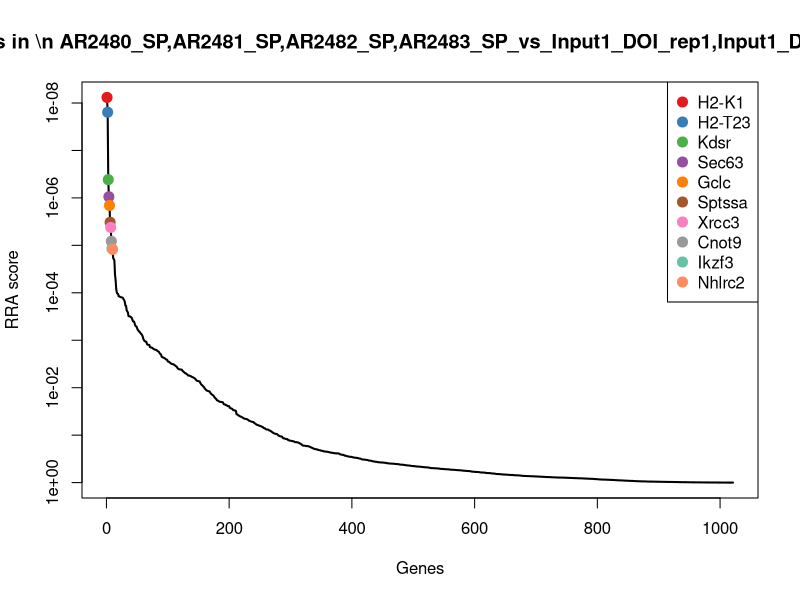
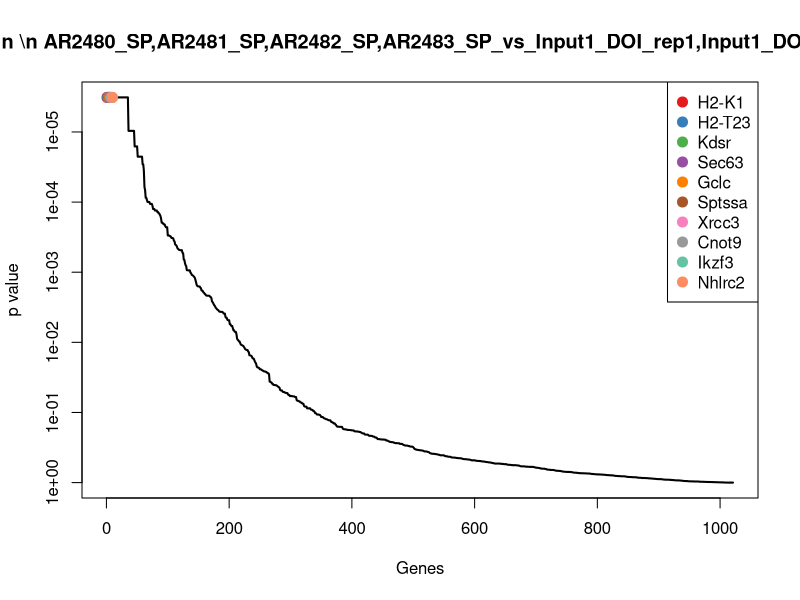
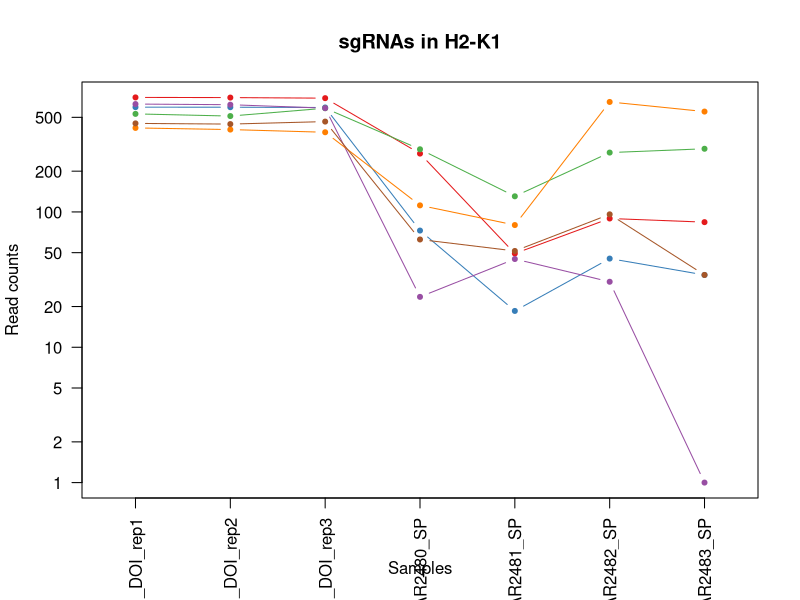
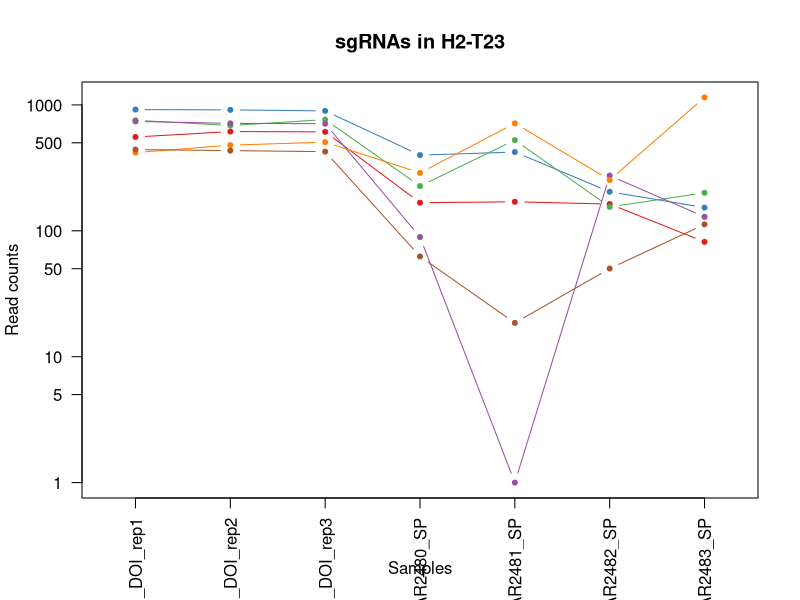
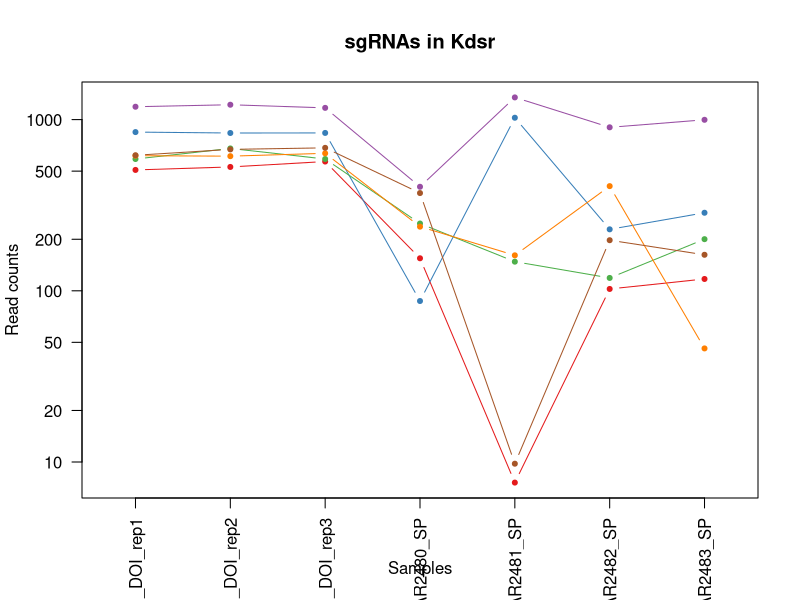
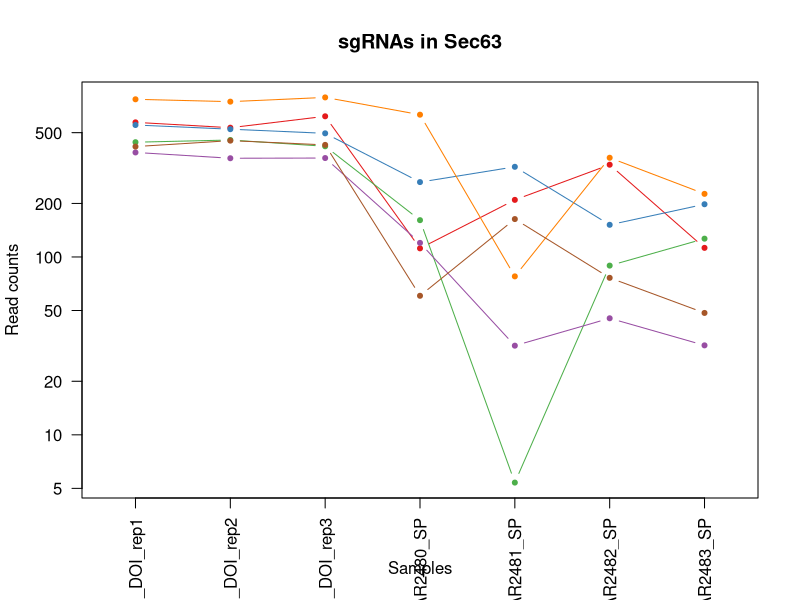
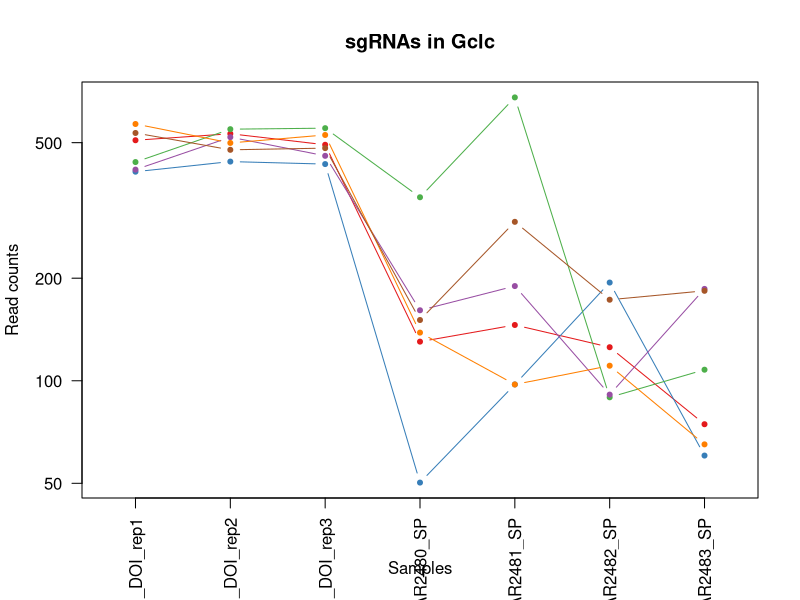
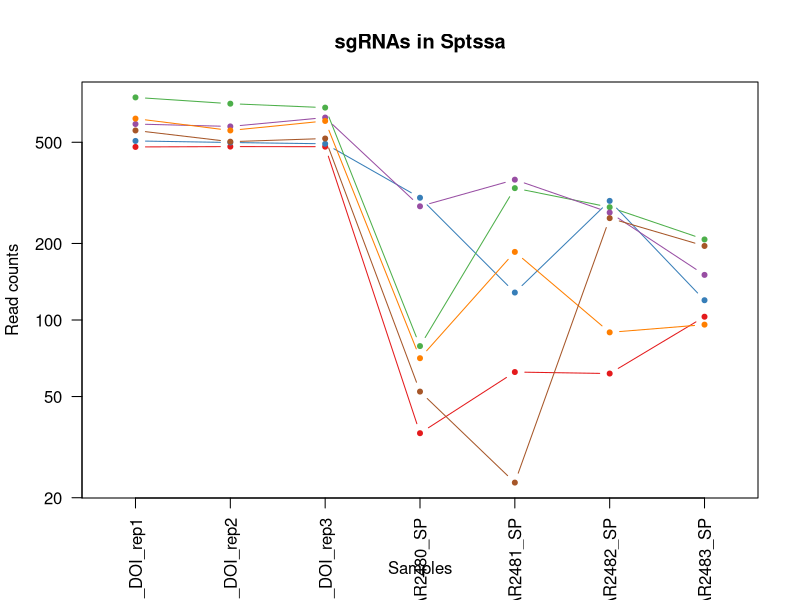

R code for these plots, in order: (Note: this script raises an error after producing the figures.)
pdf(file='SP_cd19.15m_v_Input1_DOI.pdf',width=4.5,height=4.5);
gstable=read.table('SP_cd19.15m_v_Input1_DOI.gene_summary.txt',header=T)
# 
#
# parameters
# Do not modify the variables beginning with "__"

# gstablename='__GENE_SUMMARY_FILE__'
startindex=3
# outputfile='__OUTPUT_FILE__'
targetgenelist=c("H2-K1","H2-T23","Kdsr","Sec63","Gclc","Sptssa","Xrcc3","Cnot9","Ikzf3","Nhlrc2")
# samplelabel=sub('.\\w+.\\w+$','',colnames(gstable)[startindex]);
samplelabel='AR2480_SP,AR2481_SP,AR2482_SP,AR2483_SP_vs_Input1_DOI_rep1,Input1_DOI_rep2,Input1_DOI_rep3 neg.'


# You need to write some codes in front of this code:
# gstable=read.table(gstablename,header=T)
# pdf(file=outputfile,width=6,height=6)


# set up color using RColorBrewer
#library(RColorBrewer)
#colors <- brewer.pal(length(targetgenelist), "Set1")

colors=c( "#E41A1C", "#377EB8", "#4DAF4A", "#984EA3", "#FF7F00",  "#A65628", "#F781BF",
          "#999999", "#66C2A5", "#FC8D62", "#8DA0CB", "#E78AC3", "#A6D854", "#FFD92F", "#E5C494", "#B3B3B3", 
          "#8DD3C7", "#FFFFB3", "#BEBADA", "#FB8072", "#80B1D3", "#FDB462", "#B3DE69", "#FCCDE5",
          "#D9D9D9", "#BC80BD", "#CCEBC5", "#FFED6F")

######
# function definition

plotrankedvalues<-function(val, tglist, ...){
  
  plot(val,log='y',ylim=c(max(val),min(val)),type='l',lwd=2, ...)
  if(length(tglist)>0){
    for(i in 1:length(tglist)){
      targetgene=tglist[i];
      tx=which(names(val)==targetgene);ty=val[targetgene];
      points(tx,ty,col=colors[(i %% length(colors)) ],cex=2,pch=20)
      # text(tx+50,ty,targetgene,col=colors[i])
    }
    legend('topright',tglist,pch=20,pt.cex = 2,cex=1,col=colors)
  }
}



plotrandvalues<-function(val,targetgenelist, ...){
  # choose the one with the best distance distribution
  
  mindiffvalue=0;
  randval=val;
  for(i in 1:20){
    randval0=sample(val)
    vindex=sort(which(names(randval0) %in% targetgenelist))
    if(max(vindex)>0.9*length(val)){
      # print('pass...')
      next;
    }
    mindiffind=min(diff(vindex));
    if (mindiffind > mindiffvalue){
      mindiffvalue=mindiffind;
      randval=randval0;
      # print(paste('Diff: ',mindiffvalue))
    }
  }
  plot(randval,log='y',ylim=c(max(randval),min(randval)),pch=20,col='grey', ...)
  
  if(length(targetgenelist)>0){
    for(i in 1:length(targetgenelist)){
      targetgene=targetgenelist[i];
      tx=which(names(randval)==targetgene);ty=randval[targetgene];
      points(tx,ty,col=colors[(i %% length(colors)) ],cex=2,pch=20)
      text(tx+50,ty,targetgene,col=colors[i])
    }
  }
  
}




# set.seed(1235)



pvec=gstable[,startindex]
names(pvec)=gstable[,'id']
pvec=sort(pvec);

plotrankedvalues(pvec,targetgenelist,xlab='Genes',ylab='RRA score',main=paste('Distribution of RRA scores in \\n',samplelabel))

# plotrandvalues(pvec,targetgenelist,xlab='Genes',ylab='RRA score',main=paste('Distribution of RRA scores in \\n',samplelabel))


pvec=gstable[,startindex+1]
names(pvec)=gstable[,'id']
pvec=sort(pvec);

plotrankedvalues(pvec,targetgenelist,xlab='Genes',ylab='p value',main=paste('Distribution of p values in \\n',samplelabel))

# plotrandvalues(pvec,targetgenelist,xlab='Genes',ylab='p value',main=paste('Distribution of p values in \\n',samplelabel))



# you need to write after this code:
# dev.off()






# parameters
# Do not modify the variables beginning with "__"
targetmat=list(c(700.6369302081871,698.5217822163703,691.6565664658984,268.77496778464365,48.264309710513615,88.42257048600776,83.0339734180664),c(593.4176236430732,592.8323995158065,590.0436744801215,71.81010589666052,17.550658076550405,44.21128524300388,33.21358936722656),c(529.0860397040047,509.8196659770494,582.8102143726594,289.29214089797523,129.43610331455923,273.454986503024,291.80510658349044),c(625.5834156126074,618.7485699864428,583.4991153352748,22.568890424664733,43.876645191376014,29.474190162002586,0.0),c(416.50576781063506,404.94016360369295,386.8178905085677,110.7927348119905,78.97796134447682,648.4321835640569,550.3966237997544),c(449.90870562515136,444.62429963685486,463.97479832149656,61.55151933999473,50.458141970082416,94.97239052200833,33.21358936722656))
targetgene="H2-K1"
collabel=c("Input1_DOI_rep1","Input1_DOI_rep2","Input1_DOI_rep3","AR2480_SP","AR2481_SP","AR2482_SP","AR2483_SP")

# set up color using RColorBrewer
#library(RColorBrewer)
#colors <- brewer.pal(length(targetgenelist), "Set1")

colors=c( "#E41A1C", "#377EB8", "#4DAF4A", "#984EA3", "#FF7F00",  "#A65628", "#F781BF",
          "#999999", "#66C2A5", "#FC8D62", "#8DA0CB", "#E78AC3", "#A6D854", "#FFD92F", "#E5C494", "#B3B3B3", 
          "#8DD3C7", "#FFFFB3", "#BEBADA", "#FB8072", "#80B1D3", "#FDB462", "#B3DE69", "#FCCDE5",
          "#D9D9D9", "#BC80BD", "#CCEBC5", "#FFED6F")


## code

targetmatvec=unlist(targetmat)+1
yrange=range(targetmatvec[targetmatvec>0]);
# yrange[1]=1; # set the minimum value to 1
for(i in 1:length(targetmat)){
  vali=targetmat[[i]]+1;
  if(i==1){
    plot(1:length(vali),vali,type='b',las=1,pch=20,main=paste('sgRNAs in',targetgene),ylab='Read counts',xlab='Samples',xlim=c(0.7,length(vali)+0.3),ylim = yrange,col=colors[(i %% length(colors))],xaxt='n',log='y')
    axis(1,at=1:length(vali),labels=(collabel),las=2)
    # lines(0:100,rep(1,101),col='black');
  }else{
    lines(1:length(vali),vali,type='b',pch=20,col=colors[(i %% length(colors))])
  }
}




# parameters
# Do not modify the variables beginning with "__"
targetmat=list(c(555.0661024486285,613.0794076959911,609.6773519146615,166.18910221798575,168.92508398679766,162.10804589101423,80.66157417755021),c(917.137453080052,911.9252484355166,894.8823504374523,398.03315839863257,421.21579383720973,203.04442111601782,151.8335513930357),c(753.8342015424167,685.1587568174484,763.3022665779038,225.68890424664733,524.3259100369434,153.9207708460135,199.28153620335934),c(738.163687505977,712.6946879424996,707.8457390873612,88.22384438732577,0.0,273.454986503024,128.10955898787387),c(416.91814975896244,478.2343332159614,504.96440559711505,287.24042358664207,712.9954843598603,252.16807138602212,1145.8688331693163),c(440.8363027619494,432.47609472874404,424.36299297110895,61.55151933999473,17.550658076550405,49.12365027000431,111.50276430426058))
targetgene="H2-T23"
collabel=c("Input1_DOI_rep1","Input1_DOI_rep2","Input1_DOI_rep3","AR2480_SP","AR2481_SP","AR2482_SP","AR2483_SP")

# set up color using RColorBrewer
#library(RColorBrewer)
#colors <- brewer.pal(length(targetgenelist), "Set1")

colors=c( "#E41A1C", "#377EB8", "#4DAF4A", "#984EA3", "#FF7F00",  "#A65628", "#F781BF",
          "#999999", "#66C2A5", "#FC8D62", "#8DA0CB", "#E78AC3", "#A6D854", "#FFD92F", "#E5C494", "#B3B3B3", 
          "#8DD3C7", "#FFFFB3", "#BEBADA", "#FB8072", "#80B1D3", "#FDB462", "#B3DE69", "#FCCDE5",
          "#D9D9D9", "#BC80BD", "#CCEBC5", "#FFED6F")


## code

targetmatvec=unlist(targetmat)+1
yrange=range(targetmatvec[targetmatvec>0]);
# yrange[1]=1; # set the minimum value to 1
for(i in 1:length(targetmat)){
  vali=targetmat[[i]]+1;
  if(i==1){
    plot(1:length(vali),vali,type='b',las=1,pch=20,main=paste('sgRNAs in',targetgene),ylab='Read counts',xlab='Samples',xlim=c(0.7,length(vali)+0.3),ylim = yrange,col=colors[(i %% length(colors))],xaxt='n',log='y')
    axis(1,at=1:length(vali),labels=(collabel),las=2)
    # lines(0:100,rep(1,101),col='black');
  }else{
    lines(1:length(vali),vali,type='b',pch=20,col=colors[(i %% length(colors))])
  }
}




# parameters
# Do not modify the variables beginning with "__"
targetmat=list(c(507.2297964426546,528.0419733392156,567.9988436764276,153.87879834998682,6.581496778706402,101.52221055800891,116.24756278529296),c(844.5582301744363,834.1767370236075,834.9479666899092,86.17212707599262,1024.5196652186298,227.60624625101997,284.68790886194193),c(587.6442763664901,677.4648937089783,587.6325211109674,246.2060773599789,146.98676139110964,117.89676064801034,199.28153620335934),c(1188.0723931311284,1220.4896531015306,1170.0982850023192,404.188310332632,1347.0130073752437,900.600254950079,996.4076810167967),c(614.4491030077686,610.649766714369,634.4777865688171,235.94749080331312,160.14975494852246,407.72629724103575,45.07558556980747),c(618.1605405427149,668.9611502733007,683.0453044332054,371.3608333513015,8.775329038275203,196.49460108001725,161.32314835510041))
targetgene="Kdsr"
collabel=c("Input1_DOI_rep1","Input1_DOI_rep2","Input1_DOI_rep3","AR2480_SP","AR2481_SP","AR2482_SP","AR2483_SP")

# set up color using RColorBrewer
#library(RColorBrewer)
#colors <- brewer.pal(length(targetgenelist), "Set1")

colors=c( "#E41A1C", "#377EB8", "#4DAF4A", "#984EA3", "#FF7F00",  "#A65628", "#F781BF",
          "#999999", "#66C2A5", "#FC8D62", "#8DA0CB", "#E78AC3", "#A6D854", "#FFD92F", "#E5C494", "#B3B3B3", 
          "#8DD3C7", "#FFFFB3", "#BEBADA", "#FB8072", "#80B1D3", "#FDB462", "#B3DE69", "#FCCDE5",
          "#D9D9D9", "#BC80BD", "#CCEBC5", "#FFED6F")


## code

targetmatvec=unlist(targetmat)+1
yrange=range(targetmatvec[targetmatvec>0]);
# yrange[1]=1; # set the minimum value to 1
for(i in 1:length(targetmat)){
  vali=targetmat[[i]]+1;
  if(i==1){
    plot(1:length(vali),vali,type='b',las=1,pch=20,main=paste('sgRNAs in',targetgene),ylab='Read counts',xlab='Samples',xlim=c(0.7,length(vali)+0.3),ylim = yrange,col=colors[(i %% length(colors))],xaxt='n',log='y')
    axis(1,at=1:length(vali),labels=(collabel),las=2)
    # lines(0:100,rep(1,101),col='black');
  }else{
    lines(1:length(vali),vali,type='b',pch=20,col=colors[(i %% length(colors))])
  }
}




# parameters
# Do not modify the variables beginning with "__"
targetmat=list(c(570.324234536741,532.0913749752525,616.9108120221235,110.7927348119905,208.41406465903606,329.1284568090289,111.50276430426058),c(550.9422829653549,521.9678708851602,494.6308911578835,262.61981585064416,320.2995098970449,150.6458608280132,196.90913696284315),c(440.8363027619494,453.5329832361361,418.16288430757004,160.0339502839863,4.387664519137601,88.42257048600776,125.73715974735768),c(385.9895036344103,357.96710462566455,358.9174015226425,118.99960405732314,30.71365163396321,44.21128524300388,30.841190126710373),c(769.0923336305292,745.8997813580024,788.1027012320595,629.8772145792793,76.78412908490802,360.2401019800316,225.37792784903735),c(416.50576781063506,449.88852176370284,425.7407948963399,59.49980202866157,162.34358720809126,75.3229304140066,47.44798481032365))
targetgene="Sec63"
collabel=c("Input1_DOI_rep1","Input1_DOI_rep2","Input1_DOI_rep3","AR2480_SP","AR2481_SP","AR2482_SP","AR2483_SP")

# set up color using RColorBrewer
#library(RColorBrewer)
#colors <- brewer.pal(length(targetgenelist), "Set1")

colors=c( "#E41A1C", "#377EB8", "#4DAF4A", "#984EA3", "#FF7F00",  "#A65628", "#F781BF",
          "#999999", "#66C2A5", "#FC8D62", "#8DA0CB", "#E78AC3", "#A6D854", "#FFD92F", "#E5C494", "#B3B3B3", 
          "#8DD3C7", "#FFFFB3", "#BEBADA", "#FB8072", "#80B1D3", "#FDB462", "#B3DE69", "#FCCDE5",
          "#D9D9D9", "#BC80BD", "#CCEBC5", "#FFED6F")


## code

targetmatvec=unlist(targetmat)+1
yrange=range(targetmatvec[targetmatvec>0]);
# yrange[1]=1; # set the minimum value to 1
for(i in 1:length(targetmat)){
  vali=targetmat[[i]]+1;
  if(i==1){
    plot(1:length(vali),vali,type='b',las=1,pch=20,main=paste('sgRNAs in',targetgene),ylab='Read counts',xlab='Samples',xlim=c(0.7,length(vali)+0.3),ylim = yrange,col=colors[(i %% length(colors))],xaxt='n',log='y')
    axis(1,at=1:length(vali),labels=(collabel),las=2)
    # lines(0:100,rep(1,101),col='black');
  }else{
    lines(1:length(vali),vali,type='b',pch=20,col=colors[(i %% length(colors))])
  }
}




# parameters
# Do not modify the variables beginning with "__"
targetmat=list(c(507.2297964426546,530.066674157234,491.8752873074218,129.25819061398892,144.79292913154086,124.44658068401091,73.54437645600166),c(409.9076566373973,438.95513734640315,431.5964530785711,49.24121547199578,96.52861942102723,193.21969106201695,59.309981012904565),c(437.5372471753305,546.6692208649855,550.4318691297339,344.6885083039705,677.8941682067594,88.42257048600776,106.75796582322822),c(415.68100391398036,517.9184692491233,456.3968877327268,160.0339502839863,188.66957432291684,90.0600254950079,185.04714076026224),c(566.2004150534673,498.0764012325423,525.6314344755782,137.46505985932154,96.52861942102723,109.70948560300963,64.05477949393693),c(532.797477238951,475.39975207073553,480.8528719055748,149.7753637273205,291.77969052265047,171.93277594501507,182.67474151974608))
targetgene="Gclc"
collabel=c("Input1_DOI_rep1","Input1_DOI_rep2","Input1_DOI_rep3","AR2480_SP","AR2481_SP","AR2482_SP","AR2483_SP")

# set up color using RColorBrewer
#library(RColorBrewer)
#colors <- brewer.pal(length(targetgenelist), "Set1")

colors=c( "#E41A1C", "#377EB8", "#4DAF4A", "#984EA3", "#FF7F00",  "#A65628", "#F781BF",
          "#999999", "#66C2A5", "#FC8D62", "#8DA0CB", "#E78AC3", "#A6D854", "#FFD92F", "#E5C494", "#B3B3B3", 
          "#8DD3C7", "#FFFFB3", "#BEBADA", "#FB8072", "#80B1D3", "#FDB462", "#B3DE69", "#FCCDE5",
          "#D9D9D9", "#BC80BD", "#CCEBC5", "#FFED6F")


## code

targetmatvec=unlist(targetmat)+1
yrange=range(targetmatvec[targetmatvec>0]);
# yrange[1]=1; # set the minimum value to 1
for(i in 1:length(targetmat)){
  vali=targetmat[[i]]+1;
  if(i==1){
    plot(1:length(vali),vali,type='b',las=1,pch=20,main=paste('sgRNAs in',targetgene),ylab='Read counts',xlab='Samples',xlim=c(0.7,length(vali)+0.3),ylim = yrange,col=colors[(i %% length(colors))],xaxt='n',log='y')
    axis(1,at=1:length(vali),labels=(collabel),las=2)
    # lines(0:100,rep(1,101),col='black');
  }else{
    lines(1:length(vali),vali,type='b',pch=20,col=colors[(i %% length(colors))])
  }
}




# parameters
# Do not modify the variables beginning with "__"
targetmat=list(c(478.3630600597393,479.8540938703761,479.4750699803439,34.879194292663676,61.42730326792642,60.58583533300531,102.01316734219586),c(505.1678867010178,498.0764012325423,492.2197377887295,301.60244476597416,127.24227105499044,293.1044466110257,118.61996202580913),c(749.7103820591432,708.2403461428589,683.3897549145131,77.96525783065998,329.0748389353201,276.7298965210243,206.3987339249079),c(588.8814222114722,576.229852808055,624.4887226108933,279.0335543413094,355.4008260501457,263.63025644902314,149.4611521525195),c(618.5729224910422,555.5779044642667,605.5439461389689,69.75838858532735,184.28190980377926,88.42257048600776,94.8959696206473),c(555.4784843969559,501.72086270497556,516.3312714802697,51.292932783328936,21.938322595688007,250.53061637702197,194.536737722327))
targetgene="Sptssa"
collabel=c("Input1_DOI_rep1","Input1_DOI_rep2","Input1_DOI_rep3","AR2480_SP","AR2481_SP","AR2482_SP","AR2483_SP")

# set up color using RColorBrewer
#library(RColorBrewer)
#colors <- brewer.pal(length(targetgenelist), "Set1")

colors=c( "#E41A1C", "#377EB8", "#4DAF4A", "#984EA3", "#FF7F00",  "#A65628", "#F781BF",
          "#999999", "#66C2A5", "#FC8D62", "#8DA0CB", "#E78AC3", "#A6D854", "#FFD92F", "#E5C494", "#B3B3B3", 
          "#8DD3C7", "#FFFFB3", "#BEBADA", "#FB8072", "#80B1D3", "#FDB462", "#B3DE69", "#FCCDE5",
          "#D9D9D9", "#BC80BD", "#CCEBC5", "#FFED6F")


## code

targetmatvec=unlist(targetmat)+1
yrange=range(targetmatvec[targetmatvec>0]);
# yrange[1]=1; # set the minimum value to 1
for(i in 1:length(targetmat)){
  vali=targetmat[[i]]+1;
  if(i==1){
    plot(1:length(vali),vali,type='b',las=1,pch=20,main=paste('sgRNAs in',targetgene),ylab='Read counts',xlab='Samples',xlim=c(0.7,length(vali)+0.3),ylim = yrange,col=colors[(i %% length(colors))],xaxt='n',log='y')
    axis(1,at=1:length(vali),labels=(collabel),las=2)
    # lines(0:100,rep(1,101),col='black');
  }else{
    lines(1:length(vali),vali,type='b',pch=20,col=colors[(i %% length(colors))])
  }
}




# parameters
# Do not modify the variables beginning with "__"
targetmat=list(c(288.66736382915303,240.53445718059362,283.4827461162522,88.22384438732577,57.03963874878882,76.96038542300676,2.3723992405161827),c(425.57817067383706,470.9454102710949,449.1634276252647,151.82708103865366,98.72245168059604,212.86915117001868,301.2947035455552),c(630.9443809408631,640.2103986574385,659.6226717042806,293.3955755206415,35.10131615310081,252.16807138602212,177.9299430387137),c(235.4700924949234,229.6010727632939,268.3269249387126,59.49980202866157,8.775329038275203,1.6374550090001436,26.09639164567801),c(459.3934904366807,468.11082912586903,416.09618141972373,129.25819061398892,333.4625034544577,112.98439562100991,196.90913696284315),c(698.5750204665503,612.6744675323874,710.6013429378229,147.72364641598733,10.969161297844003,211.23169616101853,189.7919392412946))
targetgene="Xrcc3"
collabel=c("Input1_DOI_rep1","Input1_DOI_rep2","Input1_DOI_rep3","AR2480_SP","AR2481_SP","AR2482_SP","AR2483_SP")

# set up color using RColorBrewer
#library(RColorBrewer)
#colors <- brewer.pal(length(targetgenelist), "Set1")

colors=c( "#E41A1C", "#377EB8", "#4DAF4A", "#984EA3", "#FF7F00",  "#A65628", "#F781BF",
          "#999999", "#66C2A5", "#FC8D62", "#8DA0CB", "#E78AC3", "#A6D854", "#FFD92F", "#E5C494", "#B3B3B3", 
          "#8DD3C7", "#FFFFB3", "#BEBADA", "#FB8072", "#80B1D3", "#FDB462", "#B3DE69", "#FCCDE5",
          "#D9D9D9", "#BC80BD", "#CCEBC5", "#FFED6F")


## code

targetmatvec=unlist(targetmat)+1
yrange=range(targetmatvec[targetmatvec>0]);
# yrange[1]=1; # set the minimum value to 1
for(i in 1:length(targetmat)){
  vali=targetmat[[i]]+1;
  if(i==1){
    plot(1:length(vali),vali,type='b',las=1,pch=20,main=paste('sgRNAs in',targetgene),ylab='Read counts',xlab='Samples',xlim=c(0.7,length(vali)+0.3),ylim = yrange,col=colors[(i %% length(colors))],xaxt='n',log='y')
    axis(1,at=1:length(vali),labels=(collabel),las=2)
    # lines(0:100,rep(1,101),col='black');
  }else{
    lines(1:length(vali),vali,type='b',pch=20,col=colors[(i %% length(colors))])
  }
}




# parameters
# Do not modify the variables beginning with "__"
targetmat=list(c(477.53829616308457,417.49330867540743,452.9523829196496,36.93091160399683,655.9558456110714,347.14046190803043,130.48195822839006),c(616.098630801078,625.2276126041019,586.2547191857366,24.62060773599789,50.458141970082416,258.7178914220227,137.5991559499386),c(425.9905526221644,381.04869395107505,350.995040452565,55.39636740599525,212.80172917817367,55.67347030600488,37.95838784825892),c(420.21720534558136,448.2687611092881,454.6746353261882,28.724042358664207,83.36562586361443,73.68547540500646,180.3023422792299),c(316.7093363154136,362.4214464253052,337.90592216287166,110.7927348119905,144.79292913154086,45.84874025200402,144.71635367148716),c(488.67260876792335,485.11831599722416,540.7872556531178,75.91354051932683,41.68281293180721,235.79352129602069,120.99236126632532))
targetgene="Cnot9"
collabel=c("Input1_DOI_rep1","Input1_DOI_rep2","Input1_DOI_rep3","AR2480_SP","AR2481_SP","AR2482_SP","AR2483_SP")

# set up color using RColorBrewer
#library(RColorBrewer)
#colors <- brewer.pal(length(targetgenelist), "Set1")

colors=c( "#E41A1C", "#377EB8", "#4DAF4A", "#984EA3", "#FF7F00",  "#A65628", "#F781BF",
          "#999999", "#66C2A5", "#FC8D62", "#8DA0CB", "#E78AC3", "#A6D854", "#FFD92F", "#E5C494", "#B3B3B3", 
          "#8DD3C7", "#FFFFB3", "#BEBADA", "#FB8072", "#80B1D3", "#FDB462", "#B3DE69", "#FCCDE5",
          "#D9D9D9", "#BC80BD", "#CCEBC5", "#FFED6F")


## code

targetmatvec=unlist(targetmat)+1
yrange=range(targetmatvec[targetmatvec>0]);
# yrange[1]=1; # set the minimum value to 1
for(i in 1:length(targetmat)){
  vali=targetmat[[i]]+1;
  if(i==1){
    plot(1:length(vali),vali,type='b',las=1,pch=20,main=paste('sgRNAs in',targetgene),ylab='Read counts',xlab='Samples',xlim=c(0.7,length(vali)+0.3),ylim = yrange,col=colors[(i %% length(colors))],xaxt='n',log='y')
    axis(1,at=1:length(vali),labels=(collabel),las=2)
    # lines(0:100,rep(1,101),col='black');
  }else{
    lines(1:length(vali),vali,type='b',pch=20,col=colors[(i %% length(colors))])
  }
}




# parameters
# Do not modify the variables beginning with "__"
targetmat=list(c(523.3126924274217,603.7657839331061,574.5434028212742,55.39636740599525,318.1056776374761,301.2917216560264,45.07558556980747),c(663.5225548587246,648.7141420931162,696.1344227228988,295.44729283197466,467.2862712881545,158.83313587301393,213.51593164645644),c(414.4438580689983,406.154984094504,415.0628299758006,125.1547559913226,236.93388403343047,99.88475554900876,223.00552860852116),c(733.2151041260487,700.5464830343888,792.2361070077521,270.8266850959768,210.60789691860487,474.86195261004167,142.34395443097097),c(443.3105944519136,475.8046922343392,457.43023917664993,108.74101750065735,151.37442591024725,507.61105279004454,239.61232329213445),c(540.6327342571709,573.3952716628293,521.1535782185779,125.1547559913226,138.21143235283444,147.3709508100129,104.38556658271204))
targetgene="Ikzf3"
collabel=c("Input1_DOI_rep1","Input1_DOI_rep2","Input1_DOI_rep3","AR2480_SP","AR2481_SP","AR2482_SP","AR2483_SP")

# set up color using RColorBrewer
#library(RColorBrewer)
#colors <- brewer.pal(length(targetgenelist), "Set1")

colors=c( "#E41A1C", "#377EB8", "#4DAF4A", "#984EA3", "#FF7F00",  "#A65628", "#F781BF",
          "#999999", "#66C2A5", "#FC8D62", "#8DA0CB", "#E78AC3", "#A6D854", "#FFD92F", "#E5C494", "#B3B3B3", 
          "#8DD3C7", "#FFFFB3", "#BEBADA", "#FB8072", "#80B1D3", "#FDB462", "#B3DE69", "#FCCDE5",
          "#D9D9D9", "#BC80BD", "#CCEBC5", "#FFED6F")


## code

targetmatvec=unlist(targetmat)+1
yrange=range(targetmatvec[targetmatvec>0]);
# yrange[1]=1; # set the minimum value to 1
for(i in 1:length(targetmat)){
  vali=targetmat[[i]]+1;
  if(i==1){
    plot(1:length(vali),vali,type='b',las=1,pch=20,main=paste('sgRNAs in',targetgene),ylab='Read counts',xlab='Samples',xlim=c(0.7,length(vali)+0.3),ylim = yrange,col=colors[(i %% length(colors))],xaxt='n',log='y')
    axis(1,at=1:length(vali),labels=(collabel),las=2)
    # lines(0:100,rep(1,101),col='black');
  }else{
    lines(1:length(vali),vali,type='b',pch=20,col=colors[(i %% length(colors))])
  }
}




# parameters
# Do not modify the variables beginning with "__"
targetmat=list(c(523.3126924274217,547.8840413557965,553.1874729801956,61.55151933999473,210.60789691860487,109.70948560300963,128.10955898787387),c(628.8824711992262,625.2276126041019,649.9780582276645,301.60244476597416,594.528542343145,879.3133398330772,671.3889850660797),c(295.6778569507182,304.5150030299771,294.8496119994069,133.36162523665524,48.264309710513615,129.35894571101136,73.54437645600166),c(454.032525108425,504.5554438502014,500.83099982142244,2.0517173113331575,41.68281293180721,111.34694061200976,0.0),c(759.1951668706724,830.1273353875705,777.0802858302126,256.46466391664467,105.30394845930243,378.2521070790332,277.57071114039337),c(549.2927551720455,547.8840413557965,535.620498433502,129.25819061398892,168.92508398679766,178.48259598101566,52.19278329135602))
targetgene="Nhlrc2"
collabel=c("Input1_DOI_rep1","Input1_DOI_rep2","Input1_DOI_rep3","AR2480_SP","AR2481_SP","AR2482_SP","AR2483_SP")

# set up color using RColorBrewer
#library(RColorBrewer)
#colors <- brewer.pal(length(targetgenelist), "Set1")

colors=c( "#E41A1C", "#377EB8", "#4DAF4A", "#984EA3", "#FF7F00",  "#A65628", "#F781BF",
          "#999999", "#66C2A5", "#FC8D62", "#8DA0CB", "#E78AC3", "#A6D854", "#FFD92F", "#E5C494", "#B3B3B3", 
          "#8DD3C7", "#FFFFB3", "#BEBADA", "#FB8072", "#80B1D3", "#FDB462", "#B3DE69", "#FCCDE5",
          "#D9D9D9", "#BC80BD", "#CCEBC5", "#FFED6F")


## code

targetmatvec=unlist(targetmat)+1
yrange=range(targetmatvec[targetmatvec>0]);
# yrange[1]=1; # set the minimum value to 1
for(i in 1:length(targetmat)){
  vali=targetmat[[i]]+1;
  if(i==1){
    plot(1:length(vali),vali,type='b',las=1,pch=20,main=paste('sgRNAs in',targetgene),ylab='Read counts',xlab='Samples',xlim=c(0.7,length(vali)+0.3),ylim = yrange,col=colors[(i %% length(colors))],xaxt='n',log='y')
    axis(1,at=1:length(vali),labels=(collabel),las=2)
    # lines(0:100,rep(1,101),col='black');
  }else{
    lines(1:length(vali),vali,type='b',pch=20,col=colors[(i %% length(colors))])
  }
}



# 
#
# parameters
# Do not modify the variables beginning with "__"

# gstablename='__GENE_SUMMARY_FILE__'
startindex=9
# outputfile='__OUTPUT_FILE__'
targetgenelist=c("Cd19","Arl15","Setd5","Nosip","Edem3","Zfp36l2","Sephs1","Sipa1","Thrap3","Nktr")
# samplelabel=sub('.\\w+.\\w+$','',colnames(gstable)[startindex]);
samplelabel='AR2480_SP,AR2481_SP,AR2482_SP,AR2483_SP_vs_Input1_DOI_rep1,Input1_DOI_rep2,Input1_DOI_rep3 pos.'


# You need to write some codes in front of this code:
# gstable=read.table(gstablename,header=T)
# pdf(file=outputfile,width=6,height=6)


# set up color using RColorBrewer
#library(RColorBrewer)
#colors <- brewer.pal(length(targetgenelist), "Set1")

colors=c( "#E41A1C", "#377EB8", "#4DAF4A", "#984EA3", "#FF7F00",  "#A65628", "#F781BF",
          "#999999", "#66C2A5", "#FC8D62", "#8DA0CB", "#E78AC3", "#A6D854", "#FFD92F", "#E5C494", "#B3B3B3", 
          "#8DD3C7", "#FFFFB3", "#BEBADA", "#FB8072", "#80B1D3", "#FDB462", "#B3DE69", "#FCCDE5",
          "#D9D9D9", "#BC80BD", "#CCEBC5", "#FFED6F")

######
# function definition

plotrankedvalues<-function(val, tglist, ...){
  
  plot(val,log='y',ylim=c(max(val),min(val)),type='l',lwd=2, ...)
  if(length(tglist)>0){
    for(i in 1:length(tglist)){
      targetgene=tglist[i];
      tx=which(names(val)==targetgene);ty=val[targetgene];
      points(tx,ty,col=colors[(i %% length(colors)) ],cex=2,pch=20)
      # text(tx+50,ty,targetgene,col=colors[i])
    }
    legend('topright',tglist,pch=20,pt.cex = 2,cex=1,col=colors)
  }
}



plotrandvalues<-function(val,targetgenelist, ...){
  # choose the one with the best distance distribution
  
  mindiffvalue=0;
  randval=val;
  for(i in 1:20){
    randval0=sample(val)
    vindex=sort(which(names(randval0) %in% targetgenelist))
    if(max(vindex)>0.9*length(val)){
      # print('pass...')
      next;
    }
    mindiffind=min(diff(vindex));
    if (mindiffind > mindiffvalue){
      mindiffvalue=mindiffind;
      randval=randval0;
      # print(paste('Diff: ',mindiffvalue))
    }
  }
  plot(randval,log='y',ylim=c(max(randval),min(randval)),pch=20,col='grey', ...)
  
  if(length(targetgenelist)>0){
    for(i in 1:length(targetgenelist)){
      targetgene=targetgenelist[i];
      tx=which(names(randval)==targetgene);ty=randval[targetgene];
      points(tx,ty,col=colors[(i %% length(colors)) ],cex=2,pch=20)
      text(tx+50,ty,targetgene,col=colors[i])
    }
  }
  
}




# set.seed(1235)



pvec=gstable[,startindex]
names(pvec)=gstable[,'id']
pvec=sort(pvec);

plotrankedvalues(pvec,targetgenelist,xlab='Genes',ylab='RRA score',main=paste('Distribution of RRA scores in \\n',samplelabel))

# plotrandvalues(pvec,targetgenelist,xlab='Genes',ylab='RRA score',main=paste('Distribution of RRA scores in \\n',samplelabel))


pvec=gstable[,startindex+1]
names(pvec)=gstable[,'id']
pvec=sort(pvec);

plotrankedvalues(pvec,targetgenelist,xlab='Genes',ylab='p value',main=paste('Distribution of p values in \\n',samplelabel))

# plotrandvalues(pvec,targetgenelist,xlab='Genes',ylab='p value',main=paste('Distribution of p values in \\n',samplelabel))



# you need to write after this code:
# dev.off()






# parameters
# Do not modify the variables beginning with "__"
targetmat=list(c(492.3840463028696,448.2687611092881,534.5871469895789,4228.589378657638,88260.06563471242,3703.923230358325,24165.258663897836),c(581.870929089907,615.5090486776132,616.9108120221235,2977.0418187444116,53384.7142043472,4624.172945416406,3160.035788367555),c(566.6127970017947,656.4080052015863,583.4991153352748,4144.468968892978,52250.502926150126,5907.937672472518,15672.069382849902),c(639.6044018557376,644.6647404570791,642.4001476388946,13867.55730730081,459603.4707151446,13857.781741168215,66564.77789040306),c(614.4491030077686,558.8174257730963,585.5658182231211,7609.819507734681,166744.41472078627,4034.689142176354,21085.88444970783),c(428.46484431212855,402.1055824584671,457.77468965795765,8744.419180901918,278807.5603718202,5760.566721662505,38565.722053831065))
targetgene="Cd19"
collabel=c("Input1_DOI_rep1","Input1_DOI_rep2","Input1_DOI_rep3","AR2480_SP","AR2481_SP","AR2482_SP","AR2483_SP")

# set up color using RColorBrewer
#library(RColorBrewer)
#colors <- brewer.pal(length(targetgenelist), "Set1")

colors=c( "#E41A1C", "#377EB8", "#4DAF4A", "#984EA3", "#FF7F00",  "#A65628", "#F781BF",
          "#999999", "#66C2A5", "#FC8D62", "#8DA0CB", "#E78AC3", "#A6D854", "#FFD92F", "#E5C494", "#B3B3B3", 
          "#8DD3C7", "#FFFFB3", "#BEBADA", "#FB8072", "#80B1D3", "#FDB462", "#B3DE69", "#FCCDE5",
          "#D9D9D9", "#BC80BD", "#CCEBC5", "#FFED6F")


## code

targetmatvec=unlist(targetmat)+1
yrange=range(targetmatvec[targetmatvec>0]);
# yrange[1]=1; # set the minimum value to 1
for(i in 1:length(targetmat)){
  vali=targetmat[[i]]+1;
  if(i==1){
    plot(1:length(vali),vali,type='b',las=1,pch=20,main=paste('sgRNAs in',targetgene),ylab='Read counts',xlab='Samples',xlim=c(0.7,length(vali)+0.3),ylim = yrange,col=colors[(i %% length(colors))],xaxt='n',log='y')
    axis(1,at=1:length(vali),labels=(collabel),las=2)
    # lines(0:100,rep(1,101),col='black');
  }else{
    lines(1:length(vali),vali,type='b',pch=20,col=colors[(i %% length(colors))])
  }
}




# parameters
# Do not modify the variables beginning with "__"
targetmat=list(c(644.1406032873386,666.126569128075,587.9769715922752,2960.6280802537462,1311.9116912221427,2772.211330237243,1278.7231906382224),c(884.5592791621904,813.9297288434228,838.3924715029864,4329.123526912962,2395.6648274491304,8270.785250459725,2199.2140959585013),c(687.8530898100389,700.9514231979925,703.3678828303608,4265.520290261635,2957.2858858987433,2747.649505102241,3539.6196668501448),c(725.3798471078288,764.931969047376,651.0114096715877,5890.480400837495,745.9029682533923,4966.401042297435,12402.903229418604),c(909.3021960618321,929.3376754704753,889.3711427365287,3116.5585959150662,1978.8366981310583,3153.7383473342766,3027.181430898649),c(720.0188817795731,780.72463542792,735.4017775919787,2648.7670489311063,2334.2375241812038,5164.533098386453,8763.64279446678))
targetgene="Arl15"
collabel=c("Input1_DOI_rep1","Input1_DOI_rep2","Input1_DOI_rep3","AR2480_SP","AR2481_SP","AR2482_SP","AR2483_SP")

# set up color using RColorBrewer
#library(RColorBrewer)
#colors <- brewer.pal(length(targetgenelist), "Set1")

colors=c( "#E41A1C", "#377EB8", "#4DAF4A", "#984EA3", "#FF7F00",  "#A65628", "#F781BF",
          "#999999", "#66C2A5", "#FC8D62", "#8DA0CB", "#E78AC3", "#A6D854", "#FFD92F", "#E5C494", "#B3B3B3", 
          "#8DD3C7", "#FFFFB3", "#BEBADA", "#FB8072", "#80B1D3", "#FDB462", "#B3DE69", "#FCCDE5",
          "#D9D9D9", "#BC80BD", "#CCEBC5", "#FFED6F")


## code

targetmatvec=unlist(targetmat)+1
yrange=range(targetmatvec[targetmatvec>0]);
# yrange[1]=1; # set the minimum value to 1
for(i in 1:length(targetmat)){
  vali=targetmat[[i]]+1;
  if(i==1){
    plot(1:length(vali),vali,type='b',las=1,pch=20,main=paste('sgRNAs in',targetgene),ylab='Read counts',xlab='Samples',xlim=c(0.7,length(vali)+0.3),ylim = yrange,col=colors[(i %% length(colors))],xaxt='n',log='y')
    axis(1,at=1:length(vali),labels=(collabel),las=2)
    # lines(0:100,rep(1,101),col='black');
  }else{
    lines(1:length(vali),vali,type='b',pch=20,col=colors[(i %% length(colors))])
  }
}




# parameters
# Do not modify the variables beginning with "__"
targetmat=list(c(629.2948531475536,579.064433953281,594.1770802558141,1347.9782735458846,1456.7046203536836,578.0216181770508,661.899388104015),c(613.2119571627865,617.5337494956317,575.2323037838896,3375.074977143044,3303.9113829106136,4404.753974210386,5456.518253187221),c(454.8572890050797,530.066674157234,527.6981373634245,1077.1515884499076,201.83256788032966,1544.1200734871354,2775.7071114039336),c(663.1101729103973,647.0943814387014,695.789972241591,3686.936008465684,2880.501756813835,3929.892021600345,4073.4094959662857),c(372.79328128793475,363.63626691611626,410.929424200108,1255.6509945358923,3448.7043120421545,1869.973620278164,2327.3236549463754),c(621.0472141810063,581.8990150985068,606.577297582892,2332.8025829858,570.3963874878882,1265.7527219571111,3859.8935643198292))
targetgene="Setd5"
collabel=c("Input1_DOI_rep1","Input1_DOI_rep2","Input1_DOI_rep3","AR2480_SP","AR2481_SP","AR2482_SP","AR2483_SP")

# set up color using RColorBrewer
#library(RColorBrewer)
#colors <- brewer.pal(length(targetgenelist), "Set1")

colors=c( "#E41A1C", "#377EB8", "#4DAF4A", "#984EA3", "#FF7F00",  "#A65628", "#F781BF",
          "#999999", "#66C2A5", "#FC8D62", "#8DA0CB", "#E78AC3", "#A6D854", "#FFD92F", "#E5C494", "#B3B3B3", 
          "#8DD3C7", "#FFFFB3", "#BEBADA", "#FB8072", "#80B1D3", "#FDB462", "#B3DE69", "#FCCDE5",
          "#D9D9D9", "#BC80BD", "#CCEBC5", "#FFED6F")


## code

targetmatvec=unlist(targetmat)+1
yrange=range(targetmatvec[targetmatvec>0]);
# yrange[1]=1; # set the minimum value to 1
for(i in 1:length(targetmat)){
  vali=targetmat[[i]]+1;
  if(i==1){
    plot(1:length(vali),vali,type='b',las=1,pch=20,main=paste('sgRNAs in',targetgene),ylab='Read counts',xlab='Samples',xlim=c(0.7,length(vali)+0.3),ylim = yrange,col=colors[(i %% length(colors))],xaxt='n',log='y')
    axis(1,at=1:length(vali),labels=(collabel),las=2)
    # lines(0:100,rep(1,101),col='black');
  }else{
    lines(1:length(vali),vali,type='b',pch=20,col=colors[(i %% length(colors))])
  }
}




# parameters
# Do not modify the variables beginning with "__"
targetmat=list(c(438.36201107198525,528.851853666423,470.51935746634325,1967.596901568498,1206.6077427628404,2333.3733878252046,1800.6510235517826),c(388.87617727270185,481.06891436118724,437.10766077949455,1218.7200829318956,1173.7002588693083,1226.4538017411076,545.651825318722),c(416.50576781063506,463.65648732622844,406.45156794310765,660.6529742492767,528.713574556081,1056.1584808050927,854.0637265858257),c(463.5173099199543,475.39975207073553,540.7872556531178,1290.530188828556,851.2069167126947,1558.8571685681368,1065.207258991766),c(684.9664161717474,664.5068084736602,683.3897549145131,1772.683756991848,693.250994023741,1391.836757650122,2028.4013506413362),c(333.61699619683543,366.06590789773844,357.5395995974116,2306.130257938469,899.4712264232082,2547.8799940042236,4846.811648374562))
targetgene="Nosip"
collabel=c("Input1_DOI_rep1","Input1_DOI_rep2","Input1_DOI_rep3","AR2480_SP","AR2481_SP","AR2482_SP","AR2483_SP")

# set up color using RColorBrewer
#library(RColorBrewer)
#colors <- brewer.pal(length(targetgenelist), "Set1")

colors=c( "#E41A1C", "#377EB8", "#4DAF4A", "#984EA3", "#FF7F00",  "#A65628", "#F781BF",
          "#999999", "#66C2A5", "#FC8D62", "#8DA0CB", "#E78AC3", "#A6D854", "#FFD92F", "#E5C494", "#B3B3B3", 
          "#8DD3C7", "#FFFFB3", "#BEBADA", "#FB8072", "#80B1D3", "#FDB462", "#B3DE69", "#FCCDE5",
          "#D9D9D9", "#BC80BD", "#CCEBC5", "#FFED6F")


## code

targetmatvec=unlist(targetmat)+1
yrange=range(targetmatvec[targetmatvec>0]);
# yrange[1]=1; # set the minimum value to 1
for(i in 1:length(targetmat)){
  vali=targetmat[[i]]+1;
  if(i==1){
    plot(1:length(vali),vali,type='b',las=1,pch=20,main=paste('sgRNAs in',targetgene),ylab='Read counts',xlab='Samples',xlim=c(0.7,length(vali)+0.3),ylim = yrange,col=colors[(i %% length(colors))],xaxt='n',log='y')
    axis(1,at=1:length(vali),labels=(collabel),las=2)
    # lines(0:100,rep(1,101),col='black');
  }else{
    lines(1:length(vali),vali,type='b',pch=20,col=colors[(i %% length(colors))])
  }
}




# parameters
# Do not modify the variables beginning with "__"
targetmat=list(c(809.0933826182832,823.2433526063078,793.2694584516753,1126.3928039219034,1954.7045432758014,1578.5066286761385,2132.786917224048),c(726.2046110044836,850.3743435677552,796.3695127834447,1879.3730571811723,601.1100391218514,2110.679506601185,2085.3389324137247),c(598.3662070230015,629.2770142401389,576.9545561904282,701.6873204759398,2248.6780660580207,1034.8715656880909,1043.8556658271204),c(570.324234536741,610.649766714369,547.3318147979644,1306.9439273192213,1665.1186850127197,2470.919608581217,1556.293901778616),c(427.22769846714647,356.3473439712498,381.6511332889519,445.22265655929516,1042.0703232951803,1287.039637074113,223.00552860852116),c(602.9024084546024,595.2620404974286,586.5991696670443,1157.168563591901,2288.1670467302592,938.2617201570823,1283.4679891192548))
targetgene="Edem3"
collabel=c("Input1_DOI_rep1","Input1_DOI_rep2","Input1_DOI_rep3","AR2480_SP","AR2481_SP","AR2482_SP","AR2483_SP")

# set up color using RColorBrewer
#library(RColorBrewer)
#colors <- brewer.pal(length(targetgenelist), "Set1")

colors=c( "#E41A1C", "#377EB8", "#4DAF4A", "#984EA3", "#FF7F00",  "#A65628", "#F781BF",
          "#999999", "#66C2A5", "#FC8D62", "#8DA0CB", "#E78AC3", "#A6D854", "#FFD92F", "#E5C494", "#B3B3B3", 
          "#8DD3C7", "#FFFFB3", "#BEBADA", "#FB8072", "#80B1D3", "#FDB462", "#B3DE69", "#FCCDE5",
          "#D9D9D9", "#BC80BD", "#CCEBC5", "#FFED6F")


## code

targetmatvec=unlist(targetmat)+1
yrange=range(targetmatvec[targetmatvec>0]);
# yrange[1]=1; # set the minimum value to 1
for(i in 1:length(targetmat)){
  vali=targetmat[[i]]+1;
  if(i==1){
    plot(1:length(vali),vali,type='b',las=1,pch=20,main=paste('sgRNAs in',targetgene),ylab='Read counts',xlab='Samples',xlim=c(0.7,length(vali)+0.3),ylim = yrange,col=colors[(i %% length(colors))],xaxt='n',log='y')
    axis(1,at=1:length(vali),labels=(collabel),las=2)
    # lines(0:100,rep(1,101),col='black');
  }else{
    lines(1:length(vali),vali,type='b',pch=20,col=colors[(i %% length(colors))])
  }
}




# parameters
# Do not modify the variables beginning with "__"
targetmat=list(c(566.2004150534673,473.77999141632074,522.5313801438087,746.8251013252693,884.1144006062267,1711.1404844051501,1423.4395443097096),c(739.4008333509591,738.6108584131359,755.0354550265185,1565.4603085471992,796.3611102234746,1845.411795143162,1684.4034607664896),c(757.545639077363,822.0285321154967,737.468480479825,2103.0102441164863,2101.691304666911,1869.973620278164,12929.575860813196),c(583.1080749348891,663.291987982849,627.2443264613551,3020.127882282408,1858.1759238547743,1259.2029019211104,3150.5461914054904),c(720.8436456762279,779.5098149371089,771.5690781292891,1590.080916283197,3696.6073573734293,2318.6362927442033,2173.117704312823),c(518.3641090474933,503.34062335939035,494.2864406765758,1278.219884960557,857.7884134914011,890.7755248960781,476.8522473437527))
targetgene="Zfp36l2"
collabel=c("Input1_DOI_rep1","Input1_DOI_rep2","Input1_DOI_rep3","AR2480_SP","AR2481_SP","AR2482_SP","AR2483_SP")

# set up color using RColorBrewer
#library(RColorBrewer)
#colors <- brewer.pal(length(targetgenelist), "Set1")

colors=c( "#E41A1C", "#377EB8", "#4DAF4A", "#984EA3", "#FF7F00",  "#A65628", "#F781BF",
          "#999999", "#66C2A5", "#FC8D62", "#8DA0CB", "#E78AC3", "#A6D854", "#FFD92F", "#E5C494", "#B3B3B3", 
          "#8DD3C7", "#FFFFB3", "#BEBADA", "#FB8072", "#80B1D3", "#FDB462", "#B3DE69", "#FCCDE5",
          "#D9D9D9", "#BC80BD", "#CCEBC5", "#FFED6F")


## code

targetmatvec=unlist(targetmat)+1
yrange=range(targetmatvec[targetmatvec>0]);
# yrange[1]=1; # set the minimum value to 1
for(i in 1:length(targetmat)){
  vali=targetmat[[i]]+1;
  if(i==1){
    plot(1:length(vali),vali,type='b',las=1,pch=20,main=paste('sgRNAs in',targetgene),ylab='Read counts',xlab='Samples',xlim=c(0.7,length(vali)+0.3),ylim = yrange,col=colors[(i %% length(colors))],xaxt='n',log='y')
    axis(1,at=1:length(vali),labels=(collabel),las=2)
    # lines(0:100,rep(1,101),col='black');
  }else{
    lines(1:length(vali),vali,type='b',pch=20,col=colors[(i %% length(colors))])
  }
}




# parameters
# Do not modify the variables beginning with "__"
targetmat=list(c(522.0755465824396,565.2964683907553,586.5991696670443,898.652182363923,1645.3741946766006,1007.0348305350883,768.6573539272432),c(564.5508872601579,516.7036487583122,539.7539042091946,1450.5641391125423,1090.3346330056938,610.7707183570536,918.1185060797627),c(469.2906571965373,504.9603840138051,515.6423705176543,1647.5290010005256,2046.845498177691,1478.6218731271297,856.4361258263419),c(565.7880331051399,542.2148790653448,611.7440548025078,2158.406611522482,6182.21930746488,1390.199302641122,4078.154294447318),c(589.2938041597995,556.3877847914741,663.4116269986655,913.0142035432551,2002.968852986315,2816.4226154802473,524.3002321540764),c(522.487928530767,529.2567938300267,544.9206614288104,1532.6328315658686,2858.5634342181474,1539.207708460135,1492.2391222846788))
targetgene="Sephs1"
collabel=c("Input1_DOI_rep1","Input1_DOI_rep2","Input1_DOI_rep3","AR2480_SP","AR2481_SP","AR2482_SP","AR2483_SP")

# set up color using RColorBrewer
#library(RColorBrewer)
#colors <- brewer.pal(length(targetgenelist), "Set1")

colors=c( "#E41A1C", "#377EB8", "#4DAF4A", "#984EA3", "#FF7F00",  "#A65628", "#F781BF",
          "#999999", "#66C2A5", "#FC8D62", "#8DA0CB", "#E78AC3", "#A6D854", "#FFD92F", "#E5C494", "#B3B3B3", 
          "#8DD3C7", "#FFFFB3", "#BEBADA", "#FB8072", "#80B1D3", "#FDB462", "#B3DE69", "#FCCDE5",
          "#D9D9D9", "#BC80BD", "#CCEBC5", "#FFED6F")


## code

targetmatvec=unlist(targetmat)+1
yrange=range(targetmatvec[targetmatvec>0]);
# yrange[1]=1; # set the minimum value to 1
for(i in 1:length(targetmat)){
  vali=targetmat[[i]]+1;
  if(i==1){
    plot(1:length(vali),vali,type='b',las=1,pch=20,main=paste('sgRNAs in',targetgene),ylab='Read counts',xlab='Samples',xlim=c(0.7,length(vali)+0.3),ylim = yrange,col=colors[(i %% length(colors))],xaxt='n',log='y')
    axis(1,at=1:length(vali),labels=(collabel),las=2)
    # lines(0:100,rep(1,101),col='black');
  }else{
    lines(1:length(vali),vali,type='b',pch=20,col=colors[(i %% length(colors))])
  }
}




# parameters
# Do not modify the variables beginning with "__"
targetmat=list(c(555.4784843969559,530.066674157234,511.164514260654,521.136197078622,451.9294454711729,1162.593056390102,358.2322853179436),c(760.0199307673272,739.0157985767396,715.4236496761309,2691.8531124691026,1866.9512528930493,3536.9028194403104,3527.757670647564),c(418.5676775522719,432.47609472874404,450.19677906918787,865.8247053825925,548.4580648922001,582.9339832040512,1228.9028065873827),c(628.4700892508989,603.7657839331061,571.7877989708124,990.9794613739151,1866.9512528930493,3107.8896070822725,4526.537750904877),c(676.7187772052001,621.9880912952724,716.1125506387464,1528.5293969432023,3009.9378601283947,4046.151327239355,2538.4671873523152),c(380.6285383061546,381.04869395107505,383.37338569549047,1095.617044251906,368.5638196075585,1426.2233128391251,1105.538046080541))
targetgene="Sipa1"
collabel=c("Input1_DOI_rep1","Input1_DOI_rep2","Input1_DOI_rep3","AR2480_SP","AR2481_SP","AR2482_SP","AR2483_SP")

# set up color using RColorBrewer
#library(RColorBrewer)
#colors <- brewer.pal(length(targetgenelist), "Set1")

colors=c( "#E41A1C", "#377EB8", "#4DAF4A", "#984EA3", "#FF7F00",  "#A65628", "#F781BF",
          "#999999", "#66C2A5", "#FC8D62", "#8DA0CB", "#E78AC3", "#A6D854", "#FFD92F", "#E5C494", "#B3B3B3", 
          "#8DD3C7", "#FFFFB3", "#BEBADA", "#FB8072", "#80B1D3", "#FDB462", "#B3DE69", "#FCCDE5",
          "#D9D9D9", "#BC80BD", "#CCEBC5", "#FFED6F")


## code

targetmatvec=unlist(targetmat)+1
yrange=range(targetmatvec[targetmatvec>0]);
# yrange[1]=1; # set the minimum value to 1
for(i in 1:length(targetmat)){
  vali=targetmat[[i]]+1;
  if(i==1){
    plot(1:length(vali),vali,type='b',las=1,pch=20,main=paste('sgRNAs in',targetgene),ylab='Read counts',xlab='Samples',xlim=c(0.7,length(vali)+0.3),ylim = yrange,col=colors[(i %% length(colors))],xaxt='n',log='y')
    axis(1,at=1:length(vali),labels=(collabel),las=2)
    # lines(0:100,rep(1,101),col='black');
  }else{
    lines(1:length(vali),vali,type='b',pch=20,col=colors[(i %% length(colors))])
  }
}




# parameters
# Do not modify the variables beginning with "__"
targetmat=list(c(575.2728179166693,547.0741610285892,597.966035550199,1167.4271501485666,1884.5019109695997,1815.9376049811592,1155.358430131381),c(610.3252835244949,532.90125530246,623.1109206856624,1032.0138076005783,515.5505809986681,971.0108203370852,877.7877189909876),c(538.1584425672067,613.8892880231986,643.0890486015101,260.568098539311,1673.8940140509949,682.8187387530598,877.7877189909876),c(597.5414431263467,634.1362962033832,571.7877989708124,1265.9095810925583,1542.2640784768669,2274.4250075011996,1651.1898713992632),c(775.6904448037669,717.9589100693476,774.6691324610586,1651.6324356231917,3126.210969885541,2318.6362927442033,2419.8472253265063),c(543.1070259471351,568.1310495359812,549.054067204503,1469.0295949145407,985.0306845463915,1961.671100782172,1416.322346588161))
targetgene="Thrap3"
collabel=c("Input1_DOI_rep1","Input1_DOI_rep2","Input1_DOI_rep3","AR2480_SP","AR2481_SP","AR2482_SP","AR2483_SP")

# set up color using RColorBrewer
#library(RColorBrewer)
#colors <- brewer.pal(length(targetgenelist), "Set1")

colors=c( "#E41A1C", "#377EB8", "#4DAF4A", "#984EA3", "#FF7F00",  "#A65628", "#F781BF",
          "#999999", "#66C2A5", "#FC8D62", "#8DA0CB", "#E78AC3", "#A6D854", "#FFD92F", "#E5C494", "#B3B3B3", 
          "#8DD3C7", "#FFFFB3", "#BEBADA", "#FB8072", "#80B1D3", "#FDB462", "#B3DE69", "#FCCDE5",
          "#D9D9D9", "#BC80BD", "#CCEBC5", "#FFED6F")


## code

targetmatvec=unlist(targetmat)+1
yrange=range(targetmatvec[targetmatvec>0]);
# yrange[1]=1; # set the minimum value to 1
for(i in 1:length(targetmat)){
  vali=targetmat[[i]]+1;
  if(i==1){
    plot(1:length(vali),vali,type='b',las=1,pch=20,main=paste('sgRNAs in',targetgene),ylab='Read counts',xlab='Samples',xlim=c(0.7,length(vali)+0.3),ylim = yrange,col=colors[(i %% length(colors))],xaxt='n',log='y')
    axis(1,at=1:length(vali),labels=(collabel),las=2)
    # lines(0:100,rep(1,101),col='black');
  }else{
    lines(1:length(vali),vali,type='b',pch=20,col=colors[(i %% length(colors))])
  }
}




# parameters
# Do not modify the variables beginning with "__"
targetmat=list(c(939.8184602380568,926.5030943252494,987.1950794279207,1762.4251704351823,1660.731020493582,1095.457401021096,1131.6344377262192),c(564.5508872601579,600.1213224606729,681.3230520266668,1263.857863781225,1599.3037172256556,817.0900494910717,362.97708379897597),c(558.7775399835748,626.0374929313093,612.0885052838155,1249.495842601893,2231.1274079814702,451.93758248403964,683.2509812686606),c(585.1699846765259,587.5681773889585,564.5543388633504,798.1180341085983,3468.4488023782737,2818.060070489247,671.3889850660797),c(614.861484956096,611.0547068779726,642.7445981202023,892.4970304299235,1026.7134974781986,987.3853704270866,2842.134290138387),c(577.7471096066334,562.4618872455295,639.6445437884329,2031.200138219826,1064.0086458908684,3346.9580383962934,1046.2280650676366))
targetgene="Nktr"
collabel=c("Input1_DOI_rep1","Input1_DOI_rep2","Input1_DOI_rep3","AR2480_SP","AR2481_SP","AR2482_SP","AR2483_SP")

# set up color using RColorBrewer
#library(RColorBrewer)
#colors <- brewer.pal(length(targetgenelist), "Set1")

colors=c( "#E41A1C", "#377EB8", "#4DAF4A", "#984EA3", "#FF7F00",  "#A65628", "#F781BF",
          "#999999", "#66C2A5", "#FC8D62", "#8DA0CB", "#E78AC3", "#A6D854", "#FFD92F", "#E5C494", "#B3B3B3", 
          "#8DD3C7", "#FFFFB3", "#BEBADA", "#FB8072", "#80B1D3", "#FDB462", "#B3DE69", "#FCCDE5",
          "#D9D9D9", "#BC80BD", "#CCEBC5", "#FFED6F")


## code

targetmatvec=unlist(targetmat)+1
yrange=range(targetmatvec[targetmatvec>0]);
# yrange[1]=1; # set the minimum value to 1
for(i in 1:length(targetmat)){
  vali=targetmat[[i]]+1;
  if(i==1){
    plot(1:length(vali),vali,type='b',las=1,pch=20,main=paste('sgRNAs in',targetgene),ylab='Read counts',xlab='Samples',xlim=c(0.7,length(vali)+0.3),ylim = yrange,col=colors[(i %% length(colors))],xaxt='n',log='y')
    axis(1,at=1:length(vali),labels=(collabel),las=2)
    # lines(0:100,rep(1,101),col='black');
  }else{
    lines(1:length(vali),vali,type='b',pch=20,col=colors[(i %% length(colors))])
  }
}



dev.off()
Sweave("SP_cd19.15m_v_Input1_DOI_summary.Rnw");
library(tools);

texi2dvi("SP_cd19.15m_v_Input1_DOI_summary.tex",pdf=TRUE);
